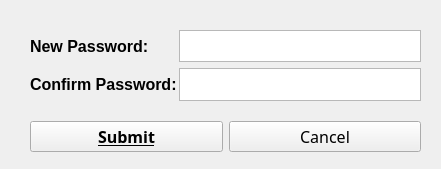
<?xml version="1.0" encoding="UTF-8"?>
<ui version="4.0">
 <class>MainWindow</class>
 <widget class="QMainWindow" name="MainWindow">
  <property name="geometry">
   <rect>
    <x>0</x>
    <y>0</y>
    <width>441</width>
    <height>169</height>
   </rect>
  </property>
  <property name="windowTitle">
   <string>MainWindow</string>
  </property>
  <widget class="QWidget" name="centralwidget">
   <widget class="QWidget" name="formLayoutWidget">
    <property name="geometry">
     <rect>
      <x>30</x>
      <y>30</y>
      <width>391</width>
      <height>71</height>
     </rect>
    </property>
    <layout class="QFormLayout" name="formLayout">
     <property name="horizontalSpacing">
      <number>2</number>
     </property>
     <item row="0" column="0">
      <widget class="QLabel" name="label">
       <property name="font">
        <font>
         <pointsize>12</pointsize>
         <weight>75</weight>
         <bold>true</bold>
        </font>
       </property>
       <property name="text">
        <string>New Password: </string>
       </property>
      </widget>
     </item>
     <item row="0" column="1">
      <widget class="QTextEdit" name="textEdit">
       <property name="font">
        <font>
         <pointsize>12</pointsize>
        </font>
       </property>
      </widget>
     </item>
     <item row="1" column="0">
      <widget class="QLabel" name="label_2">
       <property name="font">
        <font>
         <pointsize>12</pointsize>
         <weight>75</weight>
         <bold>true</bold>
        </font>
       </property>
       <property name="text">
        <string>Confirm Password:</string>
       </property>
      </widget>
     </item>
     <item row="1" column="1">
      <widget class="QTextEdit" name="textEdit_2"/>
     </item>
    </layout>
   </widget>
   <widget class="QWidget" name="horizontalLayoutWidget">
    <property name="geometry">
     <rect>
      <x>30</x>
      <y>120</y>
      <width>391</width>
      <height>33</height>
     </rect>
    </property>
    <layout class="QHBoxLayout" name="horizontalLayout_7">
     <item>
      <widget class="QPushButton" name="pushButton">
       <property name="font">
        <font>
         <family>Arial Black</family>
         <pointsize>12</pointsize>
         <weight>75</weight>
         <bold>true</bold>
         <underline>true</underline>
        </font>
       </property>
       <property name="text">
        <string>Submit</string>
       </property>
      </widget>
     </item>
     <item>
      <widget class="QPushButton" name="pushButton_2">
       <property name="font">
        <font>
         <family>Arial Black</family>
         <pointsize>12</pointsize>
        </font>
       </property>
       <property name="text">
        <string>Cancel</string>
       </property>
      </widget>
     </item>
    </layout>
   </widget>
  </widget>
 </widget>
 <resources/>
 <connections/>
</ui>
